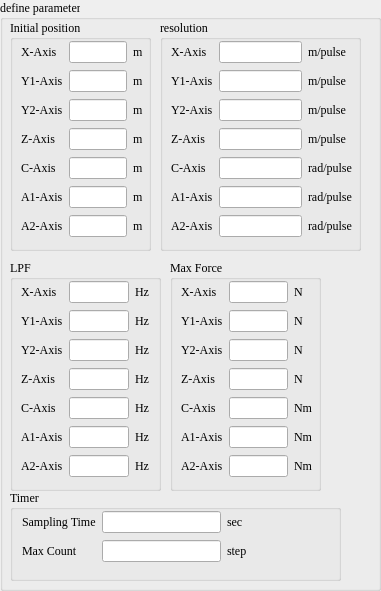
     <widget class="QGroupBox" name="groupBox_30">
      <property name="geometry">
       <rect>
        <x>390</x>
        <y>10</y>
        <width>381</width>
        <height>591</height>
       </rect>
      </property>
      <property name="font">
       <font>
        <family>Times New Roman</family>
       </font>
      </property>
      <property name="styleSheet">
       <string notr="true"/>
      </property>
      <property name="title">
       <string>define parameter</string>
      </property>
      <widget class="QGroupBox" name="groupBox_31">
       <property name="geometry">
        <rect>
         <x>160</x>
         <y>20</y>
         <width>201</width>
         <height>231</height>
        </rect>
       </property>
       <property name="title">
        <string>resolution</string>
       </property>
       <widget class="QWidget" name="layoutWidget">
        <property name="geometry">
         <rect>
          <x>11</x>
          <y>20</y>
          <width>181</width>
          <height>201</height>
         </rect>
        </property>
        <layout class="QGridLayout" name="gridLayout_12">
         <item row="0" column="0">
          <widget class="QLabel" name="label_81">
           <property name="text">
            <string>X-Axis</string>
           </property>
          </widget>
         </item>
         <item row="0" column="1">
          <widget class="QLineEdit" name="lineEdit_defResX"/>
         </item>
         <item row="0" column="2">
          <widget class="QLabel" name="label_86">
           <property name="text">
            <string>m/pulse</string>
           </property>
          </widget>
         </item>
         <item row="1" column="0">
          <widget class="QLabel" name="label_82">
           <property name="text">
            <string>Y1-Axis</string>
           </property>
          </widget>
         </item>
         <item row="1" column="1">
          <widget class="QLineEdit" name="lineEdit_defResY1"/>
         </item>
         <item row="1" column="2">
          <widget class="QLabel" name="label_87">
           <property name="text">
            <string>m/pulse</string>
           </property>
          </widget>
         </item>
         <item row="2" column="0">
          <widget class="QLabel" name="label_79">
           <property name="text">
            <string>Y2-Axis</string>
           </property>
          </widget>
         </item>
         <item row="2" column="1">
          <widget class="QLineEdit" name="lineEdit_defResY2"/>
         </item>
         <item row="2" column="2">
          <widget class="QLabel" name="label_88">
           <property name="text">
            <string>m/pulse</string>
           </property>
          </widget>
         </item>
         <item row="3" column="0">
          <widget class="QLabel" name="label_80">
           <property name="text">
            <string>Z-Axis</string>
           </property>
          </widget>
         </item>
         <item row="3" column="1">
          <widget class="QLineEdit" name="lineEdit_defResZ"/>
         </item>
         <item row="3" column="2">
          <widget class="QLabel" name="label_89">
           <property name="text">
            <string>m/pulse</string>
           </property>
          </widget>
         </item>
         <item row="4" column="0">
          <widget class="QLabel" name="label_83">
           <property name="text">
            <string>C-Axis</string>
           </property>
          </widget>
         </item>
         <item row="4" column="1">
          <widget class="QLineEdit" name="lineEdit_defResC"/>
         </item>
         <item row="4" column="2">
          <widget class="QLabel" name="label_90">
           <property name="text">
            <string>rad/pulse</string>
           </property>
          </widget>
         </item>
         <item row="5" column="0">
          <widget class="QLabel" name="label_84">
           <property name="text">
            <string>A1-Axis</string>
           </property>
          </widget>
         </item>
         <item row="5" column="1">
          <widget class="QLineEdit" name="lineEdit_defResA1"/>
         </item>
         <item row="5" column="2">
          <widget class="QLabel" name="label_91">
           <property name="text">
            <string>rad/pulse</string>
           </property>
          </widget>
         </item>
         <item row="6" column="0">
          <widget class="QLabel" name="label_85">
           <property name="text">
            <string>A2-Axis</string>
           </property>
          </widget>
         </item>
         <item row="6" column="1">
          <widget class="QLineEdit" name="lineEdit_defResA2"/>
         </item>
         <item row="6" column="2">
          <widget class="QLabel" name="label_92">
           <property name="text">
            <string>rad/pulse</string>
           </property>
          </widget>
         </item>
        </layout>
       </widget>
      </widget>
      <widget class="QGroupBox" name="groupBox_32">
       <property name="geometry">
        <rect>
         <x>10</x>
         <y>260</y>
         <width>151</width>
         <height>231</height>
        </rect>
       </property>
       <property name="title">
        <string>LPF</string>
       </property>
       <widget class="QWidget" name="layoutWidget_16">
        <property name="geometry">
         <rect>
          <x>11</x>
          <y>20</y>
          <width>128</width>
          <height>199</height>
         </rect>
        </property>
        <layout class="QGridLayout" name="gridLayout_13">
         <item row="0" column="0">
          <widget class="QLabel" name="label_93">
           <property name="text">
            <string>X-Axis</string>
           </property>
          </widget>
         </item>
         <item row="0" column="1">
          <widget class="QLineEdit" name="lineEdit_defLPFX"/>
         </item>
         <item row="0" column="2">
          <widget class="QLabel" name="label_94">
           <property name="text">
            <string>Hz</string>
           </property>
          </widget>
         </item>
         <item row="1" column="0">
          <widget class="QLabel" name="label_95">
           <property name="text">
            <string>Y1-Axis</string>
           </property>
          </widget>
         </item>
         <item row="1" column="1">
          <widget class="QLineEdit" name="lineEdit_defLPFY1"/>
         </item>
         <item row="1" column="2">
          <widget class="QLabel" name="label_96">
           <property name="text">
            <string>Hz</string>
           </property>
          </widget>
         </item>
         <item row="2" column="0">
          <widget class="QLabel" name="label_97">
           <property name="text">
            <string>Y2-Axis</string>
           </property>
          </widget>
         </item>
         <item row="2" column="1">
          <widget class="QLineEdit" name="lineEdit_defLPFY2"/>
         </item>
         <item row="2" column="2">
          <widget class="QLabel" name="label_98">
           <property name="text">
            <string>Hz</string>
           </property>
          </widget>
         </item>
         <item row="3" column="0">
          <widget class="QLabel" name="label_99">
           <property name="text">
            <string>Z-Axis</string>
           </property>
          </widget>
         </item>
         <item row="3" column="1">
          <widget class="QLineEdit" name="lineEdit_defLPFZ"/>
         </item>
         <item row="3" column="2">
          <widget class="QLabel" name="label_100">
           <property name="text">
            <string>Hz</string>
           </property>
          </widget>
         </item>
         <item row="4" column="0">
          <widget class="QLabel" name="label_101">
           <property name="text">
            <string>C-Axis</string>
           </property>
          </widget>
         </item>
         <item row="4" column="1">
          <widget class="QLineEdit" name="lineEdit_defLPFC"/>
         </item>
         <item row="4" column="2">
          <widget class="QLabel" name="label_102">
           <property name="text">
            <string>Hz</string>
           </property>
          </widget>
         </item>
         <item row="5" column="0">
          <widget class="QLabel" name="label_103">
           <property name="text">
            <string>A1-Axis</string>
           </property>
          </widget>
         </item>
         <item row="5" column="1">
          <widget class="QLineEdit" name="lineEdit_defLPFA1"/>
         </item>
         <item row="5" column="2">
          <widget class="QLabel" name="label_104">
           <property name="text">
            <string>Hz</string>
           </property>
          </widget>
         </item>
         <item row="6" column="0">
          <widget class="QLabel" name="label_105">
           <property name="text">
            <string>A2-Axis</string>
           </property>
          </widget>
         </item>
         <item row="6" column="1">
          <widget class="QLineEdit" name="lineEdit_defLPFA2"/>
         </item>
         <item row="6" column="2">
          <widget class="QLabel" name="label_106">
           <property name="text">
            <string>Hz</string>
           </property>
          </widget>
         </item>
        </layout>
       </widget>
      </widget>
      <widget class="QGroupBox" name="groupBox_33">
       <property name="geometry">
        <rect>
         <x>170</x>
         <y>260</y>
         <width>151</width>
         <height>231</height>
        </rect>
       </property>
       <property name="title">
        <string>Max Force</string>
       </property>
       <widget class="QWidget" name="layoutWidget_17">
        <property name="geometry">
         <rect>
          <x>11</x>
          <y>20</y>
          <width>132</width>
          <height>199</height>
         </rect>
        </property>
        <layout class="QGridLayout" name="gridLayout_14">
         <item row="0" column="0">
          <widget class="QLabel" name="label_107">
           <property name="text">
            <string>X-Axis</string>
           </property>
          </widget>
         </item>
         <item row="0" column="1">
          <widget class="QLineEdit" name="lineEdit_defMaxfX"/>
         </item>
         <item row="0" column="2">
          <widget class="QLabel" name="label_108">
           <property name="text">
            <string>N</string>
           </property>
          </widget>
         </item>
         <item row="1" column="0">
          <widget class="QLabel" name="label_109">
           <property name="text">
            <string>Y1-Axis</string>
           </property>
          </widget>
         </item>
         <item row="1" column="1">
          <widget class="QLineEdit" name="lineEdit_defMaxfY1"/>
         </item>
         <item row="1" column="2">
          <widget class="QLabel" name="label_110">
           <property name="text">
            <string>N</string>
           </property>
          </widget>
         </item>
         <item row="2" column="0">
          <widget class="QLabel" name="label_111">
           <property name="text">
            <string>Y2-Axis</string>
           </property>
          </widget>
         </item>
         <item row="2" column="1">
          <widget class="QLineEdit" name="lineEdit_defMaxfY2"/>
         </item>
         <item row="2" column="2">
          <widget class="QLabel" name="label_112">
           <property name="text">
            <string>N</string>
           </property>
          </widget>
         </item>
         <item row="3" column="0">
          <widget class="QLabel" name="label_113">
           <property name="text">
            <string>Z-Axis</string>
           </property>
          </widget>
         </item>
         <item row="3" column="1">
          <widget class="QLineEdit" name="lineEdit_defMaxfZ"/>
         </item>
         <item row="3" column="2">
          <widget class="QLabel" name="label_114">
           <property name="text">
            <string>N</string>
           </property>
          </widget>
         </item>
         <item row="4" column="0">
          <widget class="QLabel" name="label_115">
           <property name="text">
            <string>C-Axis</string>
           </property>
          </widget>
         </item>
         <item row="4" column="1">
          <widget class="QLineEdit" name="lineEdit_defMaxfC"/>
         </item>
         <item row="4" column="2">
          <widget class="QLabel" name="label_116">
           <property name="text">
            <string>Nm</string>
           </property>
          </widget>
         </item>
         <item row="5" column="0">
          <widget class="QLabel" name="label_117">
           <property name="text">
            <string>A1-Axis</string>
           </property>
          </widget>
         </item>
         <item row="5" column="1">
          <widget class="QLineEdit" name="lineEdit_defMaxfA1"/>
         </item>
         <item row="5" column="2">
          <widget class="QLabel" name="label_118">
           <property name="text">
            <string>Nm</string>
           </property>
          </widget>
         </item>
         <item row="6" column="0">
          <widget class="QLabel" name="label_119">
           <property name="text">
            <string>A2-Axis</string>
           </property>
          </widget>
         </item>
         <item row="6" column="1">
          <widget class="QLineEdit" name="lineEdit_defMaxfA2"/>
         </item>
         <item row="6" column="2">
          <widget class="QLabel" name="label_120">
           <property name="text">
            <string>Nm</string>
           </property>
          </widget>
         </item>
        </layout>
       </widget>
      </widget>
      <widget class="QGroupBox" name="groupBox_34">
       <property name="geometry">
        <rect>
         <x>10</x>
         <y>20</y>
         <width>141</width>
         <height>231</height>
        </rect>
       </property>
       <property name="font">
        <font>
         <family>Times New Roman</family>
        </font>
       </property>
       <property name="title">
        <string>Initial position</string>
       </property>
       <widget class="QWidget" name="layoutWidget_18">
        <property name="geometry">
         <rect>
          <x>11</x>
          <y>20</y>
          <width>123</width>
          <height>199</height>
         </rect>
        </property>
        <layout class="QGridLayout" name="gridLayout_15">
         <item row="0" column="0">
          <widget class="QLabel" name="label_121">
           <property name="text">
            <string>X-Axis</string>
           </property>
          </widget>
         </item>
         <item row="0" column="1">
          <widget class="QLineEdit" name="lineEdit_defInitX"/>
         </item>
         <item row="0" column="2">
          <widget class="QLabel" name="label_122">
           <property name="text">
            <string>m</string>
           </property>
          </widget>
         </item>
         <item row="1" column="0">
          <widget class="QLabel" name="label_123">
           <property name="text">
            <string>Y1-Axis</string>
           </property>
          </widget>
         </item>
         <item row="1" column="1">
          <widget class="QLineEdit" name="lineEdit_defInitY1"/>
         </item>
         <item row="1" column="2">
          <widget class="QLabel" name="label_124">
           <property name="text">
            <string>m</string>
           </property>
          </widget>
         </item>
         <item row="2" column="0">
          <widget class="QLabel" name="label_125">
           <property name="text">
            <string>Y2-Axis</string>
           </property>
          </widget>
         </item>
         <item row="2" column="1">
          <widget class="QLineEdit" name="lineEdit_defInitY2"/>
         </item>
         <item row="2" column="2">
          <widget class="QLabel" name="label_126">
           <property name="text">
            <string>m</string>
           </property>
          </widget>
         </item>
         <item row="3" column="0">
          <widget class="QLabel" name="label_127">
           <property name="text">
            <string>Z-Axis</string>
           </property>
          </widget>
         </item>
         <item row="3" column="1">
          <widget class="QLineEdit" name="lineEdit_defInitZ"/>
         </item>
         <item row="3" column="2">
          <widget class="QLabel" name="label_128">
           <property name="text">
            <string>m</string>
           </property>
          </widget>
         </item>
         <item row="4" column="0">
          <widget class="QLabel" name="label_129">
           <property name="text">
            <string>C-Axis</string>
           </property>
          </widget>
         </item>
         <item row="4" column="1">
          <widget class="QLineEdit" name="lineEdit_defInitC"/>
         </item>
         <item row="4" column="2">
          <widget class="QLabel" name="label_130">
           <property name="text">
            <string>m</string>
           </property>
          </widget>
         </item>
         <item row="5" column="0">
          <widget class="QLabel" name="label_131">
           <property name="text">
            <string>A1-Axis</string>
           </property>
          </widget>
         </item>
         <item row="5" column="1">
          <widget class="QLineEdit" name="lineEdit_defInitA1"/>
         </item>
         <item row="5" column="2">
          <widget class="QLabel" name="label_132">
           <property name="text">
            <string>m</string>
           </property>
          </widget>
         </item>
         <item row="6" column="0">
          <widget class="QLabel" name="label_133">
           <property name="text">
            <string>A2-Axis</string>
           </property>
          </widget>
         </item>
         <item row="6" column="1">
          <widget class="QLineEdit" name="lineEdit_defInitA2"/>
         </item>
         <item row="6" column="2">
          <widget class="QLabel" name="label_134">
           <property name="text">
            <string>m</string>
           </property>
          </widget>
         </item>
        </layout>
       </widget>
      </widget>
      <widget class="QGroupBox" name="groupBox_35">
       <property name="geometry">
        <rect>
         <x>10</x>
         <y>490</y>
         <width>331</width>
         <height>91</height>
        </rect>
       </property>
       <property name="title">
        <string>Timer</string>
       </property>
       <widget class="QWidget" name="layoutWidget">
        <property name="geometry">
         <rect>
          <x>12</x>
          <y>20</y>
          <width>225</width>
          <height>54</height>
         </rect>
        </property>
        <layout class="QGridLayout" name="gridLayout_16">
         <item row="0" column="0">
          <widget class="QLabel" name="label_135">
           <property name="text">
            <string>Sampling Time</string>
           </property>
          </widget>
         </item>
         <item row="0" column="1">
          <widget class="QLineEdit" name="lineEdit_defSampling"/>
         </item>
         <item row="0" column="2">
          <widget class="QLabel" name="label_138">
           <property name="text">
            <string>sec</string>
           </property>
          </widget>
         </item>
         <item row="1" column="0">
          <widget class="QLabel" name="label_136">
           <property name="text">
            <string>Max Count</string>
           </property>
          </widget>
         </item>
         <item row="1" column="1">
          <widget class="QLineEdit" name="lineEdit_defMaxCount"/>
         </item>
         <item row="1" column="2">
          <widget class="QLabel" name="label_137">
           <property name="text">
            <string>step</string>
           </property>
          </widget>
         </item>
        </layout>
       </widget>
      </widget>
     </widget>
